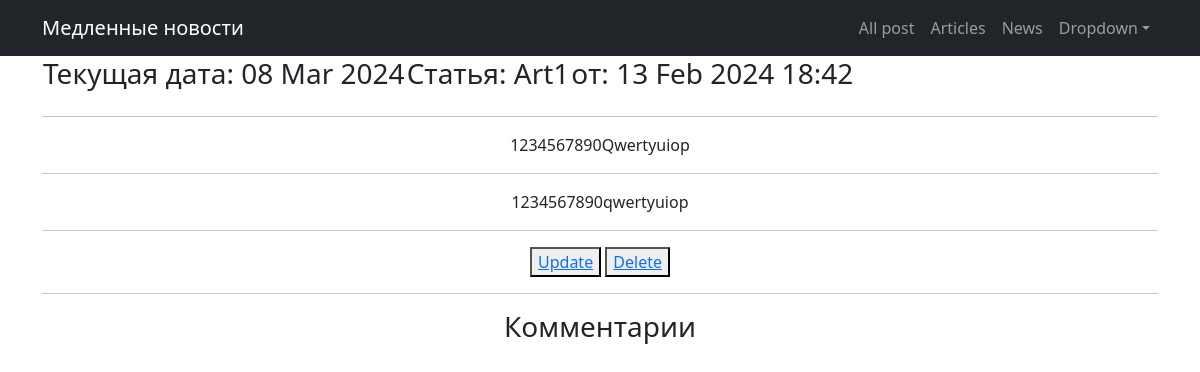
/articles/1/, run on the app's committed database.
### Newsportalapp/models.py (models this page shows, shortened)
class Post(models.Model):
    news_post = 'NEWS'
    article_post = 'ART'
    other = 'OTH'
    TYPEPOST = [
        (news_post, 'Новость'),
        (article_post, 'Статья'),
        (other, 'Другое')
    ]
    post_type = models.CharField(max_length=4, choices=TYPEPOST, default=other)
    post_add = models.DateTimeField(auto_now_add=True)
    post_name = models.CharField(max_length=255)
    post_text = models.TextField()
    post_rating = models.IntegerField(default=0)
    post_author = models.ForeignKey(Author, on_delete=models.CASCADE, verbose_name='Имя Автора')
    categories = models.ManyToManyField(Category, through='PostCategory')

### Newsportalapp/views.py (the view)
# urls.py: path('articles/<int:pk>/', ArtDetail.as_view(), name='art_detail'),
class ArtDetail(DetailView):
    model = Post
    template_name = 'art_detail.html'
    context_object_name = 'art'
    queryset = Post.objects.filter(post_type=Post.article_post)

### Newsportalapp/templatetags/custom_tags.py (called while the page is built)
@register.simple_tag()
def current_time(format_string='%d %b %Y'):
    return datetime.utcnow().strftime(format_string)

### templates/art_detail.html (shortened to what this page needs)
{% extends 'flatpages/default.html' %}
{% load custom_filters %}
{% load custom_tags %}
{% block content %}
<table>
    <tr>
        <td>
            <h3>Текущая дата: {% current_time '%d %b %Y' %}</h3>
        </td>
        <td>
           <h3>Статья: {{ art.post_name | censor_str }}</h3>
        </td>
        <td>
            <h3>от: {{ art.post_add|date:'d M Y H:i' }}</h3>
        </td>
    </tr>
</table>
<hr>
{{ art.post_text | censor_str }}
<hr>
{{ art.post_text }}
<hr>
<button><a href="/articles/{{ art.id }}/update">Update</a></button>
<button><a href="/articles/{{ art.id }}/delete">Delete</a></button>
<hr>
<h3>Комментарии</h3>
{% endblock content %}

### data on the page
Post: post_name|censor_str "Art1", post_add "13 Feb 2024 18:42", post_text|censor_str "1234567890Qwertyuiop", post_text "1234567890qwertyuiop"
